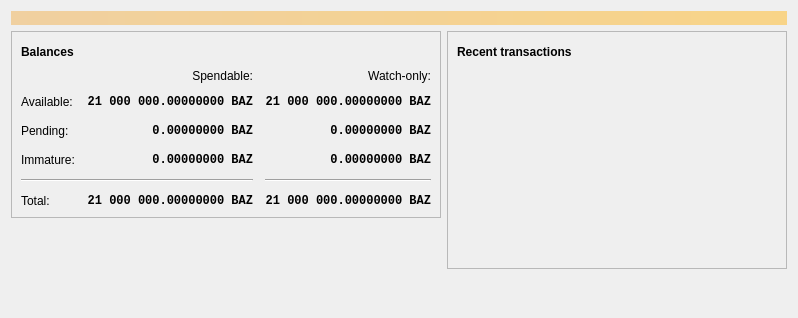
<?xml version="1.0" encoding="UTF-8"?>
<ui version="4.0">
 <class>OverviewPage</class>
 <widget class="QWidget" name="OverviewPage">
  <property name="geometry">
   <rect>
    <x>0</x>
    <y>0</y>
    <width>798</width>
    <height>318</height>
   </rect>
  </property>
  <property name="windowTitle">
   <string>Form</string>
  </property>
  <layout class="QVBoxLayout" name="topLayout">
   <item>
    <widget class="QLabel" name="labelAlerts">
     <property name="visible">
      <bool>false</bool>
     </property>
     <property name="styleSheet">
      <string notr="true">QLabel { background-color: qlineargradient(x1: 0, y1: 0, x2: 1, y2: 0, stop:0 #F0D0A0, stop:1 #F8D488); color:#000000; }</string>
     </property>
     <property name="wordWrap">
      <bool>true</bool>
     </property>
     <property name="margin">
      <number>3</number>
     </property>
     <property name="textInteractionFlags">
      <set>Qt::TextSelectableByMouse</set>
     </property>
    </widget>
   </item>
   <item>
    <layout class="QHBoxLayout" name="horizontalLayout" stretch="1,1">
     <item>
      <layout class="QVBoxLayout" name="verticalLayout_2">
       <item>
        <widget class="QFrame" name="frame">
         <property name="frameShape">
          <enum>QFrame::StyledPanel</enum>
         </property>
         <property name="frameShadow">
          <enum>QFrame::Raised</enum>
         </property>
         <layout class="QVBoxLayout" name="verticalLayout_4">
          <item>
           <layout class="QHBoxLayout" name="horizontalLayout_4">
            <item>
             <widget class="QLabel" name="label_5">
              <property name="font">
               <font>
                <weight>75</weight>
                <bold>true</bold>
               </font>
              </property>
              <property name="text">
               <string>Balances</string>
              </property>
             </widget>
            </item>
            <item>
             <widget class="QPushButton" name="labelWalletStatus">
              <property name="enabled">
               <bool>true</bool>
              </property>
              <property name="maximumSize">
               <size>
                <width>30</width>
                <height>16777215</height>
               </size>
              </property>
              <property name="toolTip">
               <string>The displayed information may be out of date. Your wallet automatically synchronizes with the BazCoin network after a connection is established, but this process has not completed yet.</string>
              </property>
              <property name="text">
               <string/>
              </property>
              <property name="icon">
               <iconset resource="../bazcoin.qrc">
                <normaloff>:/icons/warning</normaloff>
                <disabledoff>:/icons/warning</disabledoff>:/icons/warning</iconset>
              </property>
              <property name="iconSize">
               <size>
                <width>24</width>
                <height>24</height>
               </size>
              </property>
              <property name="flat">
               <bool>true</bool>
              </property>
             </widget>
            </item>
            <item>
             <spacer name="horizontalSpacer_3">
              <property name="orientation">
               <enum>Qt::Horizontal</enum>
              </property>
              <property name="sizeHint" stdset="0">
               <size>
                <width>40</width>
                <height>20</height>
               </size>
              </property>
             </spacer>
            </item>
           </layout>
          </item>
          <item>
           <layout class="QGridLayout" name="gridLayout">
            <property name="spacing">
             <number>12</number>
            </property>
            <item row="2" column="2">
             <widget class="QLabel" name="labelWatchPending">
              <property name="font">
               <font>
                <family>Monospace</family>
                <weight>75</weight>
                <bold>true</bold>
               </font>
              </property>
              <property name="cursor">
               <cursorShape>IBeamCursor</cursorShape>
              </property>
              <property name="toolTip">
               <string>Unconfirmed transactions to watch-only addresses</string>
              </property>
              <property name="text">
               <string notr="true">0.00000000 BAZ</string>
              </property>
              <property name="alignment">
               <set>Qt::AlignRight|Qt::AlignTrailing|Qt::AlignVCenter</set>
              </property>
              <property name="textInteractionFlags">
               <set>Qt::LinksAccessibleByMouse|Qt::TextSelectableByKeyboard|Qt::TextSelectableByMouse</set>
              </property>
             </widget>
            </item>
            <item row="2" column="1">
             <widget class="QLabel" name="labelUnconfirmed">
              <property name="font">
               <font>
                <family>Monospace</family>
                <weight>75</weight>
                <bold>true</bold>
               </font>
              </property>
              <property name="cursor">
               <cursorShape>IBeamCursor</cursorShape>
              </property>
              <property name="toolTip">
               <string>Total of transactions that have yet to be confirmed, and do not yet count toward the spendable balance</string>
              </property>
              <property name="text">
               <string notr="true">0.00000000 BAZ</string>
              </property>
              <property name="alignment">
               <set>Qt::AlignRight|Qt::AlignTrailing|Qt::AlignVCenter</set>
              </property>
              <property name="textInteractionFlags">
               <set>Qt::LinksAccessibleByMouse|Qt::TextSelectableByKeyboard|Qt::TextSelectableByMouse</set>
              </property>
             </widget>
            </item>
            <item row="3" column="2">
             <widget class="QLabel" name="labelWatchImmature">
              <property name="font">
               <font>
                <family>Monospace</family>
                <weight>75</weight>
                <bold>true</bold>
               </font>
              </property>
              <property name="cursor">
               <cursorShape>IBeamCursor</cursorShape>
              </property>
              <property name="toolTip">
               <string>Mined balance in watch-only addresses that has not yet matured</string>
              </property>
              <property name="text">
               <string notr="true">0.00000000 BAZ</string>
              </property>
              <property name="alignment">
               <set>Qt::AlignRight|Qt::AlignTrailing|Qt::AlignVCenter</set>
              </property>
              <property name="textInteractionFlags">
               <set>Qt::LinksAccessibleByMouse|Qt::TextSelectableByKeyboard|Qt::TextSelectableByMouse</set>
              </property>
             </widget>
            </item>
            <item row="4" column="0" colspan="2">
             <widget class="Line" name="line">
              <property name="orientation">
               <enum>Qt::Horizontal</enum>
              </property>
             </widget>
            </item>
            <item row="4" column="2">
             <widget class="Line" name="lineWatchBalance">
              <property name="sizePolicy">
               <sizepolicy hsizetype="Preferred" vsizetype="Fixed">
                <horstretch>0</horstretch>
                <verstretch>0</verstretch>
               </sizepolicy>
              </property>
              <property name="minimumSize">
               <size>
                <width>140</width>
                <height>0</height>
               </size>
              </property>
              <property name="orientation">
               <enum>Qt::Horizontal</enum>
              </property>
             </widget>
            </item>
            <item row="5" column="0">
             <widget class="QLabel" name="labelTotalText">
              <property name="text">
               <string>Total:</string>
              </property>
             </widget>
            </item>
            <item row="3" column="1">
             <widget class="QLabel" name="labelImmature">
              <property name="font">
               <font>
                <family>Monospace</family>
                <weight>75</weight>
                <bold>true</bold>
               </font>
              </property>
              <property name="cursor">
               <cursorShape>IBeamCursor</cursorShape>
              </property>
              <property name="toolTip">
               <string>Mined balance that has not yet matured</string>
              </property>
              <property name="text">
               <string notr="true">0.00000000 BAZ</string>
              </property>
              <property name="alignment">
               <set>Qt::AlignRight|Qt::AlignTrailing|Qt::AlignVCenter</set>
              </property>
              <property name="textInteractionFlags">
               <set>Qt::LinksAccessibleByMouse|Qt::TextSelectableByKeyboard|Qt::TextSelectableByMouse</set>
              </property>
             </widget>
            </item>
            <item row="2" column="3">
             <spacer name="horizontalSpacer_2">
              <property name="orientation">
               <enum>Qt::Horizontal</enum>
              </property>
              <property name="sizeHint" stdset="0">
               <size>
                <width>40</width>
                <height>20</height>
               </size>
              </property>
             </spacer>
            </item>
            <item row="3" column="0">
             <widget class="QLabel" name="labelImmatureText">
              <property name="text">
               <string>Immature:</string>
              </property>
             </widget>
            </item>
            <item row="5" column="1">
             <widget class="QLabel" name="labelTotal">
              <property name="font">
               <font>
                <family>Monospace</family>
                <weight>75</weight>
                <bold>true</bold>
               </font>
              </property>
              <property name="cursor">
               <cursorShape>IBeamCursor</cursorShape>
              </property>
              <property name="toolTip">
               <string>Your current total balance</string>
              </property>
              <property name="text">
               <string notr="true">21 000 000.00000000 BAZ</string>
              </property>
              <property name="alignment">
               <set>Qt::AlignRight|Qt::AlignTrailing|Qt::AlignVCenter</set>
              </property>
              <property name="textInteractionFlags">
               <set>Qt::LinksAccessibleByMouse|Qt::TextSelectableByKeyboard|Qt::TextSelectableByMouse</set>
              </property>
             </widget>
            </item>
            <item row="5" column="2">
             <widget class="QLabel" name="labelWatchTotal">
              <property name="font">
               <font>
                <family>Monospace</family>
                <weight>75</weight>
                <bold>true</bold>
               </font>
              </property>
              <property name="cursor">
               <cursorShape>IBeamCursor</cursorShape>
              </property>
              <property name="toolTip">
               <string>Current total balance in watch-only addresses</string>
              </property>
              <property name="text">
               <string notr="true">21 000 000.00000000 BAZ</string>
              </property>
              <property name="alignment">
               <set>Qt::AlignRight|Qt::AlignTrailing|Qt::AlignVCenter</set>
              </property>
              <property name="textInteractionFlags">
               <set>Qt::LinksAccessibleByMouse|Qt::TextSelectableByKeyboard|Qt::TextSelectableByMouse</set>
              </property>
             </widget>
            </item>
            <item row="0" column="2">
             <widget class="QLabel" name="labelWatchonly">
              <property name="text">
               <string>Watch-only:</string>
              </property>
              <property name="alignment">
               <set>Qt::AlignRight|Qt::AlignTrailing|Qt::AlignVCenter</set>
              </property>
             </widget>
            </item>
            <item row="1" column="0">
             <widget class="QLabel" name="labelBalanceText">
              <property name="text">
               <string>Available:</string>
              </property>
             </widget>
            </item>
            <item row="1" column="1">
             <widget class="QLabel" name="labelBalance">
              <property name="font">
               <font>
                <family>Monospace</family>
                <weight>75</weight>
                <bold>true</bold>
               </font>
              </property>
              <property name="cursor">
               <cursorShape>IBeamCursor</cursorShape>
              </property>
              <property name="toolTip">
               <string>Your current spendable balance</string>
              </property>
              <property name="text">
               <string notr="true">21 000 000.00000000 BAZ</string>
              </property>
              <property name="alignment">
               <set>Qt::AlignRight|Qt::AlignTrailing|Qt::AlignVCenter</set>
              </property>
              <property name="textInteractionFlags">
               <set>Qt::LinksAccessibleByMouse|Qt::TextSelectableByKeyboard|Qt::TextSelectableByMouse</set>
              </property>
             </widget>
            </item>
            <item row="1" column="2">
             <widget class="QLabel" name="labelWatchAvailable">
              <property name="font">
               <font>
                <family>Monospace</family>
                <weight>75</weight>
                <bold>true</bold>
               </font>
              </property>
              <property name="cursor">
               <cursorShape>IBeamCursor</cursorShape>
              </property>
              <property name="toolTip">
               <string>Your current balance in watch-only addresses</string>
              </property>
              <property name="text">
               <string notr="true">21 000 000.00000000 BAZ</string>
              </property>
              <property name="alignment">
               <set>Qt::AlignRight|Qt::AlignTrailing|Qt::AlignVCenter</set>
              </property>
              <property name="textInteractionFlags">
               <set>Qt::LinksAccessibleByMouse|Qt::TextSelectableByKeyboard|Qt::TextSelectableByMouse</set>
              </property>
             </widget>
            </item>
            <item row="2" column="0">
             <widget class="QLabel" name="labelPendingText">
              <property name="text">
               <string>Pending:</string>
              </property>
             </widget>
            </item>
            <item row="0" column="1">
             <widget class="QLabel" name="labelSpendable">
              <property name="text">
               <string>Spendable:</string>
              </property>
              <property name="alignment">
               <set>Qt::AlignRight|Qt::AlignTrailing|Qt::AlignVCenter</set>
              </property>
             </widget>
            </item>
           </layout>
          </item>
         </layout>
        </widget>
       </item>
       <item>
        <spacer name="verticalSpacer">
         <property name="orientation">
          <enum>Qt::Vertical</enum>
         </property>
         <property name="sizeHint" stdset="0">
          <size>
           <width>20</width>
           <height>40</height>
          </size>
         </property>
        </spacer>
       </item>
      </layout>
     </item>
     <item>
      <layout class="QVBoxLayout" name="verticalLayout_3">
       <item>
        <widget class="QFrame" name="frame_2">
         <property name="frameShape">
          <enum>QFrame::StyledPanel</enum>
         </property>
         <property name="frameShadow">
          <enum>QFrame::Raised</enum>
         </property>
         <layout class="QVBoxLayout" name="verticalLayout">
          <item>
           <layout class="QHBoxLayout" name="horizontalLayout_2">
            <item>
             <widget class="QLabel" name="label_4">
              <property name="font">
               <font>
                <weight>75</weight>
                <bold>true</bold>
               </font>
              </property>
              <property name="text">
               <string>Recent transactions</string>
              </property>
             </widget>
            </item>
            <item>
             <widget class="QPushButton" name="labelTransactionsStatus">
              <property name="enabled">
               <bool>true</bool>
              </property>
              <property name="maximumSize">
               <size>
                <width>30</width>
                <height>16777215</height>
               </size>
              </property>
              <property name="toolTip">
               <string>The displayed information may be out of date. Your wallet automatically synchronizes with the BazCoin network after a connection is established, but this process has not completed yet.</string>
              </property>
              <property name="text">
               <string/>
              </property>
              <property name="icon">
               <iconset resource="../bazcoin.qrc">
                <normaloff>:/icons/warning</normaloff>
                <disabledoff>:/icons/warning</disabledoff>:/icons/warning</iconset>
              </property>
              <property name="iconSize">
               <size>
                <width>24</width>
                <height>24</height>
               </size>
              </property>
              <property name="flat">
               <bool>true</bool>
              </property>
             </widget>
            </item>
            <item>
             <spacer name="horizontalSpacer">
              <property name="orientation">
               <enum>Qt::Horizontal</enum>
              </property>
              <property name="sizeHint" stdset="0">
               <size>
                <width>40</width>
                <height>20</height>
               </size>
              </property>
             </spacer>
            </item>
           </layout>
          </item>
          <item>
           <widget class="QListView" name="listTransactions">
            <property name="styleSheet">
             <string notr="true">QListView { background: transparent; }</string>
            </property>
            <property name="frameShape">
             <enum>QFrame::NoFrame</enum>
            </property>
            <property name="verticalScrollBarPolicy">
             <enum>Qt::ScrollBarAlwaysOff</enum>
            </property>
            <property name="horizontalScrollBarPolicy">
             <enum>Qt::ScrollBarAlwaysOff</enum>
            </property>
            <property name="selectionMode">
             <enum>QAbstractItemView::NoSelection</enum>
            </property>
           </widget>
          </item>
         </layout>
        </widget>
       </item>
       <item>
        <spacer name="verticalSpacer_2">
         <property name="orientation">
          <enum>Qt::Vertical</enum>
         </property>
         <property name="sizeHint" stdset="0">
          <size>
           <width>20</width>
           <height>40</height>
          </size>
         </property>
        </spacer>
       </item>
      </layout>
     </item>
    </layout>
   </item>
  </layout>
 </widget>
 <resources/>
 <connections/>
</ui>
